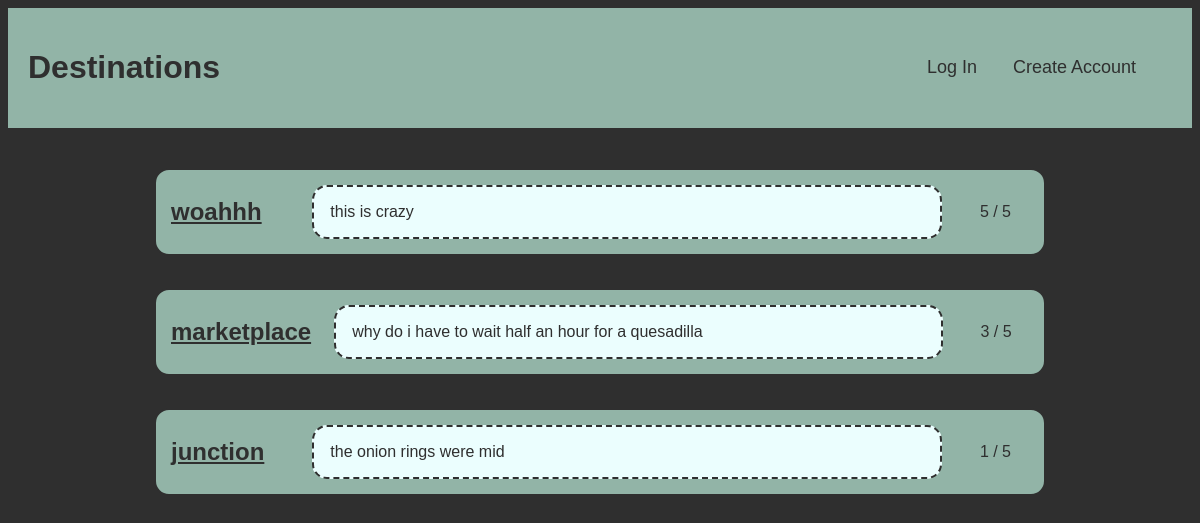
The page / on the database its author committed.
### destinationsApp/models.py (models this page shows)
class Destination(models.Model):
    name= models.TextField()
    review = models.TextField(blank=True)
    rating = models.IntegerField(default=3)
    share_publically = models.BooleanField()
    user =models.ForeignKey(User, on_delete=models.CASCADE)

### destinationsApp/views.py (the view)
# urls.py: path("", views.index, name="index"),
def index(request):
    token = request.COOKIES.get('session_token')
    if token:
        links = [
            {"name": "Home", "url": "/"},
            {"name":"Profile", "url":"destinations"},
            {"name":"Log Out","url": "/sessions/destroy"}
            ]
    else:
        links = [
            {"name": "Log In", "url": "sessions/new"},
            {"name": "Create Account", "url": "users/new"},
        ]
    destinations = Destination.objects.filter(share_publically=True).order_by('-id')[:5]
    return render(request, "Destinations/index.html",{"links":links, 'destinations': destinations})

### destinationsApp/templates/Destinations/index.html (shortened to what this page needs)
{% load static %}
<!DOCTYPE html>
<html lang="en">
<head>
    <link rel="stylesheet" href="{% static 'Destinations/styles.css' %}" />
    <link rel="stylesheet" href="{% static 'Destinations/destinations.css' %}" />
</head>
<body>
    <header class="page-title">
        <h1 >Destinations</h1>
        <section id="links">
            {%for link in links%}
            <a href={{link.url}} class="new-link">{{link.name}}</a>
            {% endfor %}
        </section>
    </header>
    <div class="spacer"></div>
    <section id="review-container">
        {%if destinations%}
            {%for destination in destinations%}
            <div class="review-block">
                <h2 class="place">{{destination.name}}</h2>
                <div class="review">{{destination.review}}</div>
                <div class="rating">{{destination.rating}} / 5</div>
            </div>
            {% endfor %}
        {% else %}
            <p>No destinations yet!</p>
        {%endif%}
    </section>
</body>
</html>

### destinationsApp/static/Destinations/styles.css (style rules this page uses)
body { font-family:'Franklin Gothic Medium', 'Arial Narrow', Arial, sans-serif; background-color: rgb(47, 47, 47); color: rgb(47, 47, 47); text-align: center; align-items: center; }
a { display: flex; justify-content: center; align-items: center; text-decoration: none; font-size: large; color: rgb(47, 47, 47); margin-right: 2em; }
.page-title { display:flex; justify-content: space-between; text-align: center; width: auto; background-color: rgb(146, 180, 167); color: rgb(47, 47, 47); text-align: left; margin: 0px; padding: 20px; }
.spacer { padding:20px; }
#links { display: flex; flex-direction: row; justify-content: center; }

### destinationsApp/static/Destinations/destinations.css (style rules this page uses)
#review-container { display: flex; justify-content: center; flex-direction: column; }
.review-block { display: flex; width: 75%; background: rgb(146, 180, 167); border: 2px solid rgb(47, 47, 47); border-radius: 15px; align-self:center; align-items: center; margin-bottom: 2em; }
.place { display:flex; margin: 15px; text-decoration: underline; width: 15% }
.review { display:flex; border: 2px dashed rgb(47, 47, 47); border-radius: 15px; padding: 1em; margin: 15px; width: 80%; align-self:center; background: rgb(235, 254, 254) }
.rating { margin:10px; margin-left:0; padding:20px; width:5%; }

### rows shown on the page
Destination: name "woahhh", review "this is crazy", rating "5"
Destination: name "marketplace", review "why do i have to wait half an hour for a quesadilla", rating "3"
Destination: name "junction", review "the onion rings were mid", rating "1"

### other values the page prints
{{ link.name }} "Log In" "Create Account"
